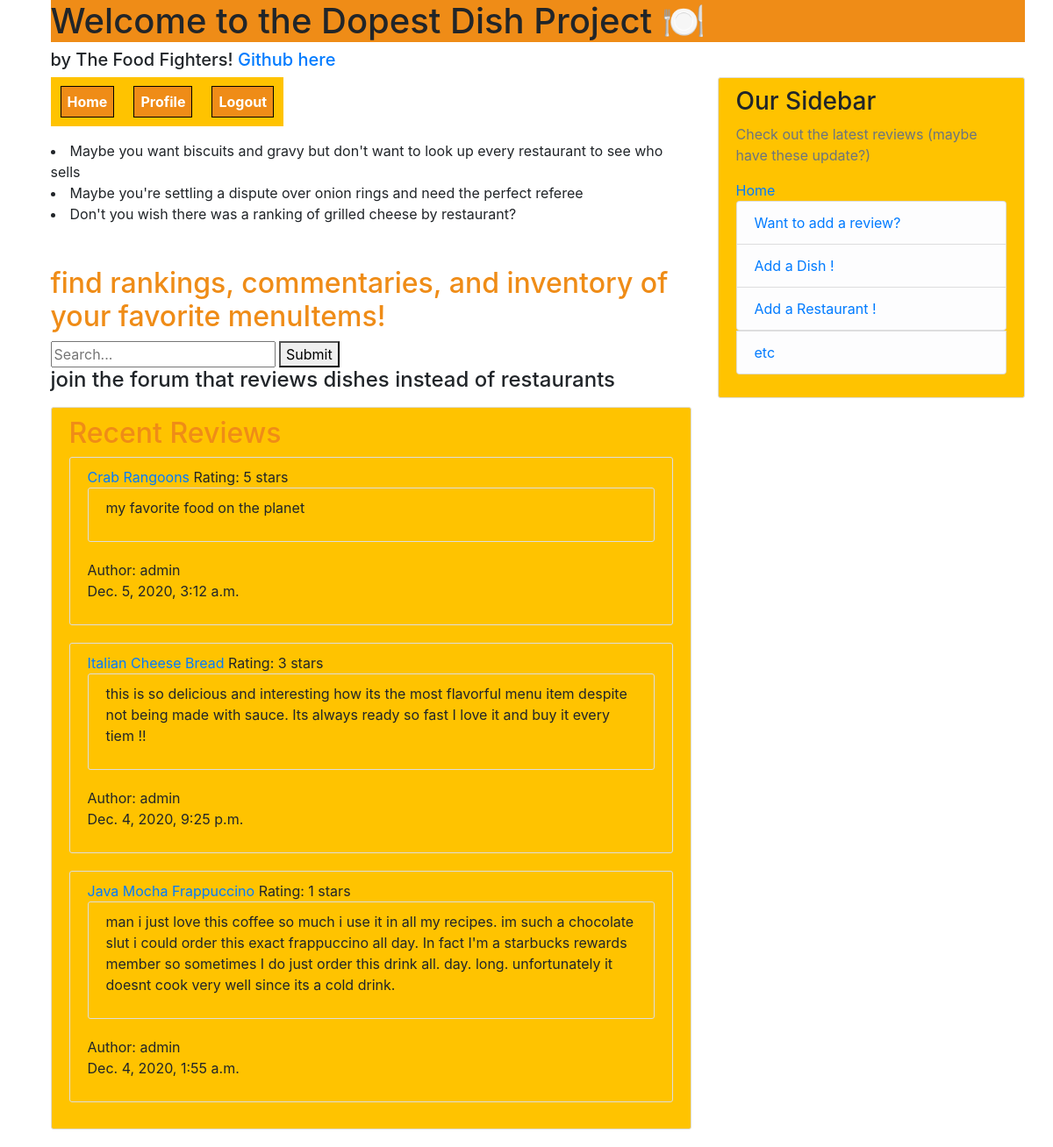
The app's page / (signed in) with its own data.
### reviews/models.py (models this page shows, shortened)
class Review(models.Model):
    stars = [
        (1, '1 star'),
        (2, '2 stars'),
        (3, '3 stars'),
        (4, '4 stars'),
        (5, '5 stars'),
    ]
    dish = models.ForeignKey(Dish, on_delete=models.CASCADE)
    restaurant = models.ForeignKey(Restaurant, on_delete=models.CASCADE)
    review_text = models.TextField()
    rating = models.PositiveIntegerField(choices=stars)
    date_posted = models.DateTimeField(default=timezone.now)
    author = models.ForeignKey(User, on_delete=models.CASCADE)
    class Meta:
        verbose_name_plural = "reviews"
        constraints = [
            models.UniqueConstraint(fields=['author','dish','restaurant'], name='oneVote')
        ]

### dishes/models.py (models this page shows)
class Dish(models.Model):
    title = models.CharField(max_length=50, blank=False, null=False)
    resID = models.ForeignKey(Restaurant, on_delete=models.CASCADE)
    price = models.DecimalField(decimal_places=2,max_digits=10000)
    description = models.TextField(blank=False, null=False)
    numReviews = models.IntegerField(default=0)
    class Meta:
        verbose_name_plural = "dishes"
        constraints = [
            models.UniqueConstraint(fields=['title','resID'], name='menuItem')
        ]
    def __str__(self):
        return self.title

### theDopestDishProject/urls.py (the view)
# urls.py: path('', home_view, name='home'),     #display recent reviews, short blurb, login/signup options, to link to home.html we add name='home'
def home_view(request,*args,**kwargs):
    print(request.user.is_authenticated)
    reviewList = Review.objects.all().order_by('-date_posted')
    context = {
    'reviewList':reviewList
    }
    return render(request,"home.html", context)

### templates/home.html (shortened to what this page needs)
{% extends 'base.html' %}
{% block content %}
<head>
</head>
<li>Maybe you want biscuits and gravy but don't want to look up every restaurant to see who sells</li>
 <li>Maybe you're settling a dispute over onion rings and need the perfect referee</li>
 <li>Don't you wish there was a ranking of grilled cheese by restaurant?</li>
 <br></br>
 <h2>find rankings, commentaries, and inventory of your favorite menuItems!</h2>
 <form action="{% url 'search' %}" method="get">
 <input name="q" type="text" placeholder="Search...">
 <button  type="submit">Submit</button>
 </form>
 <h4>join the forum that reviews dishes instead of restaurants</h4>
 <div class="content-section">
   <h2>Recent Reviews</h2>
   {% for post in reviewList %}
   <div class="content-section">
  <a href="/dish/{{ post.dish.id }}"> {{post.dish}} </a>
   <p1>Rating: {{post.rating}} stars</p1>
   <div class="content-section">
     <p>{{post.review_text}}</p>
     </div>
     <p1>Author: {{post.author}} </p1>
     <p>{{post.date_posted}} </p>
     </div>
       {% endfor %}
 </div>
{% endblock %}

### templates/base.html (style rules this page uses)
body { padding-left: 25px; }
h2 { color: #EF8C17; }
.content-section { background: #FFC300; padding: 10px 20px; border: 1px solid #dddddd; border-radius: 3px; margin-bottom: 20px; }

### records on screen
Review: dish "Crab Rangoons", rating "5", review_text "my favorite food on the planet", author "admin", date_posted "Dec. 5, 2020, 3:12 a.m."
Review: dish "Italian Cheese Bread", rating "3", review_text "this is so delicious and interesting how its the most flavorful menu item despite not being made with sauce. Its always ready so fast I love it and buy it every tiem !!", author "admin", date_posted "Dec. 4, 2020, 9:25 p.m."
Review: dish "Java Mocha Frappuccino", rating "1", review_text "man i just love this coffee so much i use it in all my recipes. im such a chocolate slut i could order this exact frappuccino all day. In fact I'm a starbucks rewards member so sometimes I do just order this drink all. day. long. unfortunately it doesnt cook very well since its a cold drink.", author "admin", date_posted "Dec. 4, 2020, 1:55 a.m."
